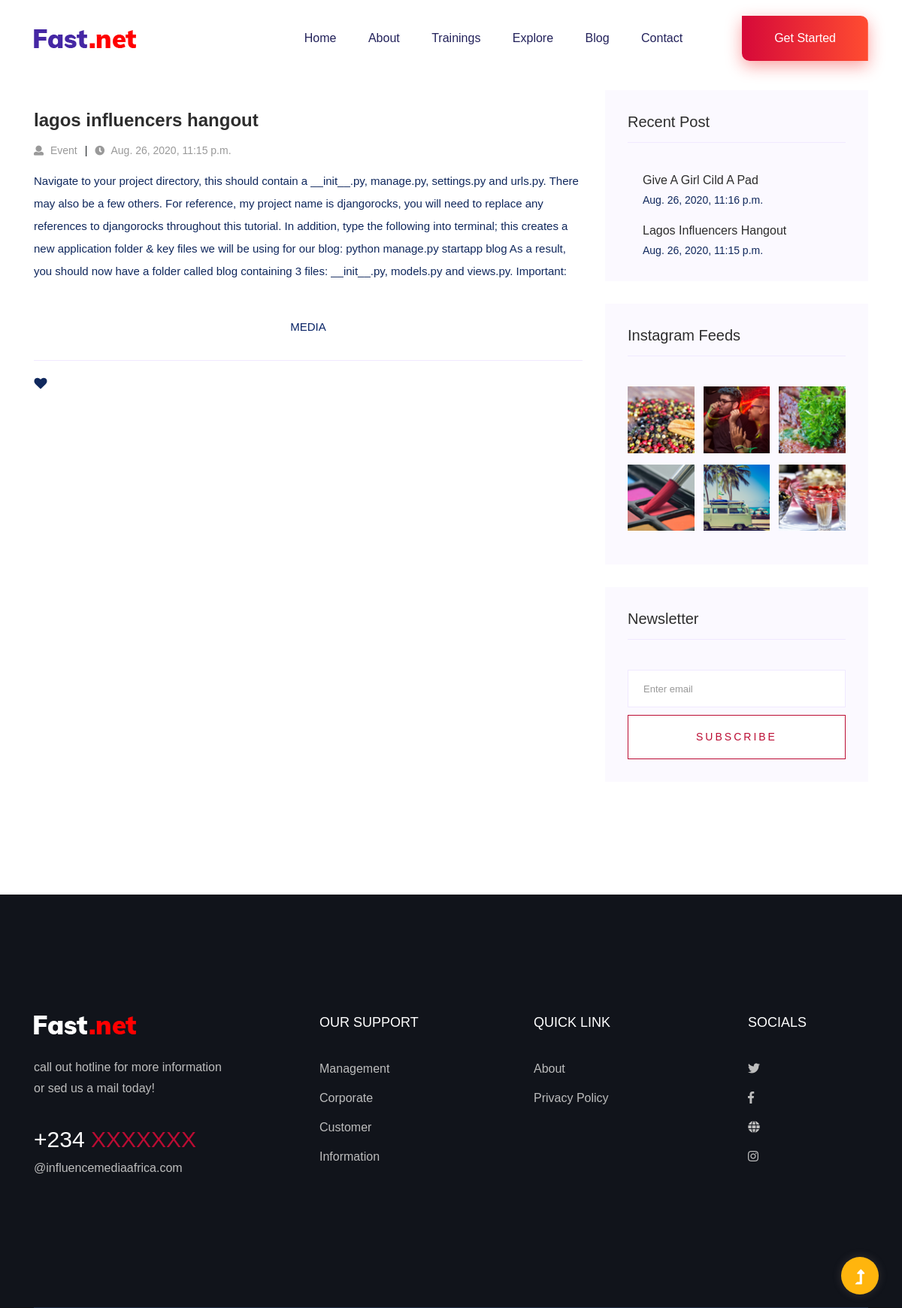
The app's page /blog/In-addition-type-the-following/ with its own data.
### myapp/models.py (models this page shows, shortened)
class Blog(models.Model):
    title=models.CharField(max_length=25)
    author = models.ForeignKey(User, on_delete= models.CASCADE, related_name='blog_posts')
    text=models.TextField()
    time = models.DateTimeField(auto_now_add=True)
    landing_image=models.ImageField(upload_to='blog_images/',null=True, blank=True)
    img2=models.ImageField(upload_to='blog_images/',null=True, blank=True)
    img3=models.ImageField(upload_to='blog_images/',null=True, blank=True)
    img4=models.ImageField(upload_to='blog_images/',null=True, blank=True)
    img5=models.ImageField(upload_to='blog_images/',null=True, blank=True)
    img6=models.ImageField(upload_to='blog_images/',null=True, blank=True)
    vid=models.FileField(upload_to='blog_video/',null=True, blank=True)
    status = models.IntegerField(choices=STATUS, default=0)
    category = models.CharField(choices=CATEGORY, max_length=20, default="Event")
    slug = models.SlugField(max_length=200, unique=True)
    class Meta:
        ordering = ['-time']

### myapp/views.py (the view)
# urls.py: path('blog/<slug:slug>/', views.PostDetailView.as_view(), name='post_detail'),
class PostDetailView(DetailView):
    model = Blog
    context_object_name='post_detail'
    def get_context_data(self, **kwargs):
        context = super(PostDetailView, self).get_context_data(**kwargs)
        context['blog_list'] = Blog.objects.filter(time__lte=timezone.now()).order_by('-time')[0:10]
        return context

### templates/myapp/blog_detail.html (shortened to what this page needs)
{% extends 'base.html' %}
{% block body %}
<section class="blog_area single-post-area section-padding">
        <div class="container">
           <div class="row">
              <div class="col-lg-8 posts-list">
                 <div class="single-post">
                    <div class="blog_details">
                       <h2 style="color: #2d2d2d;">{{post_detail.title}}
                       </h2>
                       <ul class="blog-info-link mt-3 mb-4">
                          <li><a href="#"><i class="fa fa-user"></i> {{post_detail.category}}</a></li>
                          <li><a href="#"><i class="fa fa-clock"></i> {{post_detail.time}}</a></li>
                       </ul>
                       <p class="excert">
                          {{post_detail.text}}
                       </p>
                       <div class="container py-5">
                            <h4 class="text-center text-uppercase">media</h4>
                            <div id="carouselExampleIndicators" class="carousel slide" data-ride="carousel">
                                <ol class="carousel-indicators">
                                    <li data-target="#carouselExampleIndicators" data-slide-to="0" class="active"></li>
                                    <li data-target="#carouselExampleIndicators" data-slide-to="1"></li>
                                    <li data-target="#carouselExampleIndicators" data-slide-to="2"></li>
                                    <li data-target="#carouselExampleIndicators" data-slide-to="3"></li>
                                    <li data-target="#carouselExampleIndicators" data-slide-to="4"></li>
                                </ol>
                                <a class="carousel-control-prev" href="#carouselExampleIndicators" role="button" data-slide="prev">
                                    <span class="carousel-control-prev-icon" aria-hidden="true"></span>
                                </a>
                                <a class="carousel-control-next" href="#carouselExampleIndicators" role="button" data-slide="next">
                                    <span class="carousel-control-next-icon" aria-hidden="true"></span>
                                </a>
                            </div>
                        </div>
                    </div>
                 </div>
                 <div class="navigation-top">
                    <div class="d-sm-flex justify-content-between text-center">
                       <p class="like-info"><span class="align-middle"><i class="fa fa-heart"></i></span>{{post_detail.auth.urlor.first_name}}  {{post_detail.auth.urlor.last_name}}</p>
                       </div>
                       </div>
                       </div>
                       <div class="col-lg-4">
                            <div class="blog_right_sidebar">
                               <aside class="single_sidebar_widget popular_post_widget">
                                  <h3 class="widget_title" style="color: #2d2d2d;">Recent Post</h3>
                                  {% for list in blog_list %}
                                  <div class="media post_item">
                                      <div class="media-body">
                                          <a href="">
                                              <h3 class="text-capitalize" style="color: #2d2d2d;">{{list.title}}</h3>
                                            </a>
                                            <p>{{list.time}}</p>
                                        </div>
                                    </div>
                                {% endfor %}
                               </aside>
                               <aside class="single_sidebar_widget instagram_feeds">
                                  <h4 class="widget_title" style="color: #2d2d2d;">Instagram Feeds</h4>
                                  <ul class="instagram_row flex-wrap">
                                     <li>
                                        <a href="#">
                                           <img class="img-fluid" src="assets/img/post/post_5.png" alt="">
                                        </a>
                                     </li>
                                     <li>
                                        <a href="#">
                                           <img class="img-fluid" src="assets/img/post/post_6.png" alt="">
                                        </a>
                                     </li>
                                     <li>
                                        <a href="#">
                                           <img class="img-fluid" src="assets/img/post/post_7.png" alt="">
                                        </a>
                                     </li>
                                     <li>
                                        <a href="#">
                                           <img class="img-fluid" src="assets/img/post/post_8.png" alt="">
                                        </a>
                                     </li>
                                     <li>
                                        <a href="#">
                                           <img class="img-fluid" src="assets/img/post/post_9.png" alt="">
                                        </a>
                                     </li>
                                     <li>
                                        <a href="#">
                                           <img class="img-fluid" src="assets/img/post/post_10.png" alt="">
                                        </a>
                                     </li>
                                  </ul>
                               </aside>
                               <aside class="single_sidebar_widget newsletter_widget">
                                  <h4 class="widget_title" style="color: #2d2d2d;">Newsletter</h4>
                                  <form action="#">
                                     <div class="form-group">
                                        <input type="email" class="form-control" onfocus="this.placeholder = ''"
                                           onblur="this.placeholder = 'Enter email'" placeholder='Enter email' required>
                                     </div>
                                     <button class="button rounded-0 primary-bg text-white w-100 btn_1 boxed-btn" type="submit">Subscribe</button>
                                  </form>
                               </aside>
                            </div>
                         </div>
                      </div>
                   </div>
</section>
{% endblock body %}

### records on screen
Blog: title "lagos influencers hangout", category "Event", time "Aug. 26, 2020, 11:15 p.m.", text "Navigate to your project directory, this should contain a __init__.py, manage.py, settings.py and urls.py. There may also be a few others. For reference, my project name is djangorocks, you will need to replace any references to djangorocks throughout this tutorial. In addition, type the following into terminal; this creates a new application folder & key files we will be using for our blog: python manage.py startapp blog As a result, you should now have a folder called blog containing 3 files: __init__.py, models.py and views.py. Important:", title "Lagos Influencers Hangout"
Blog: title "Give A Girl Cild A Pad", time "Aug. 26, 2020, 11:16 p.m."
